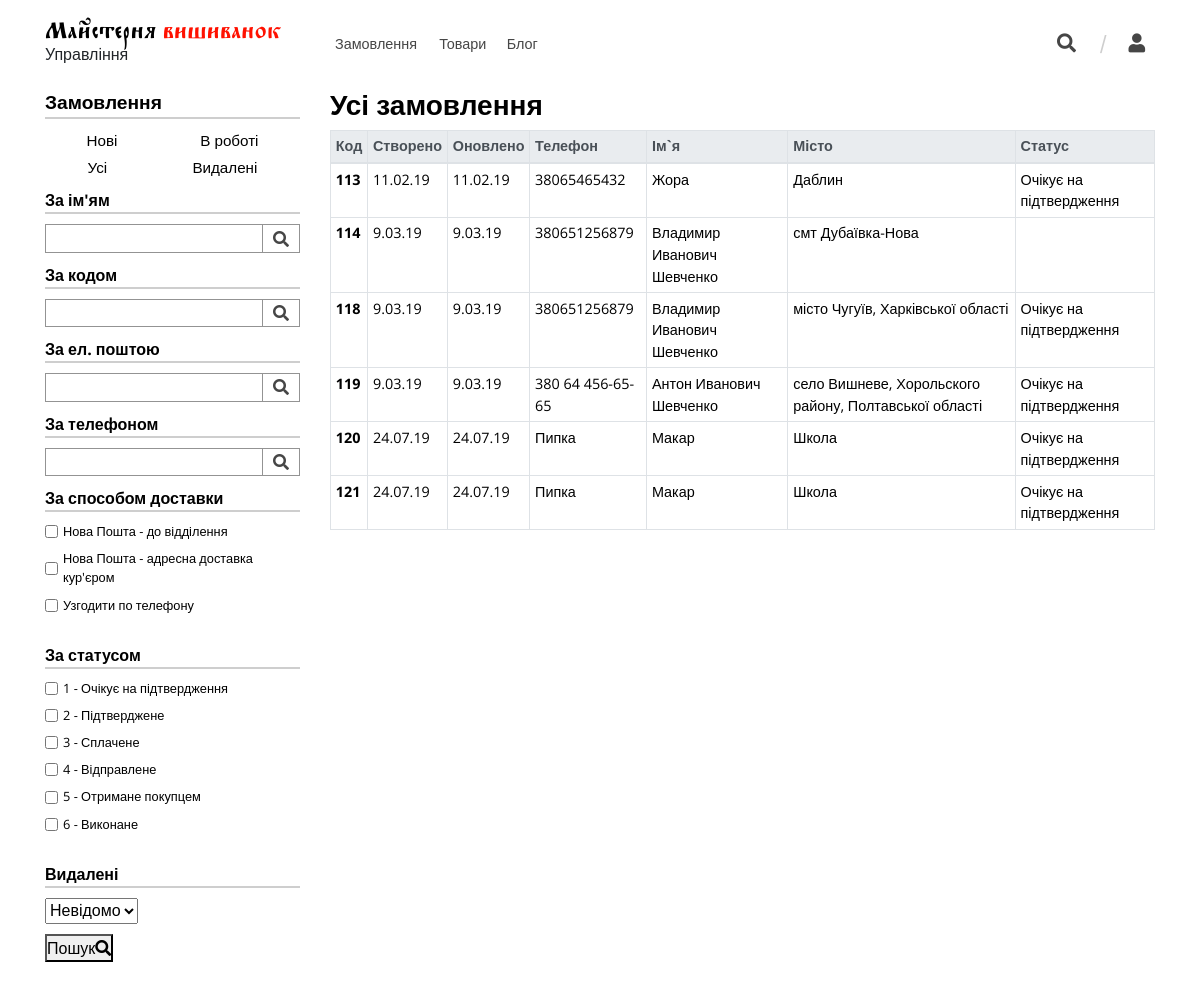
The app's page /adm/orders/, older data.
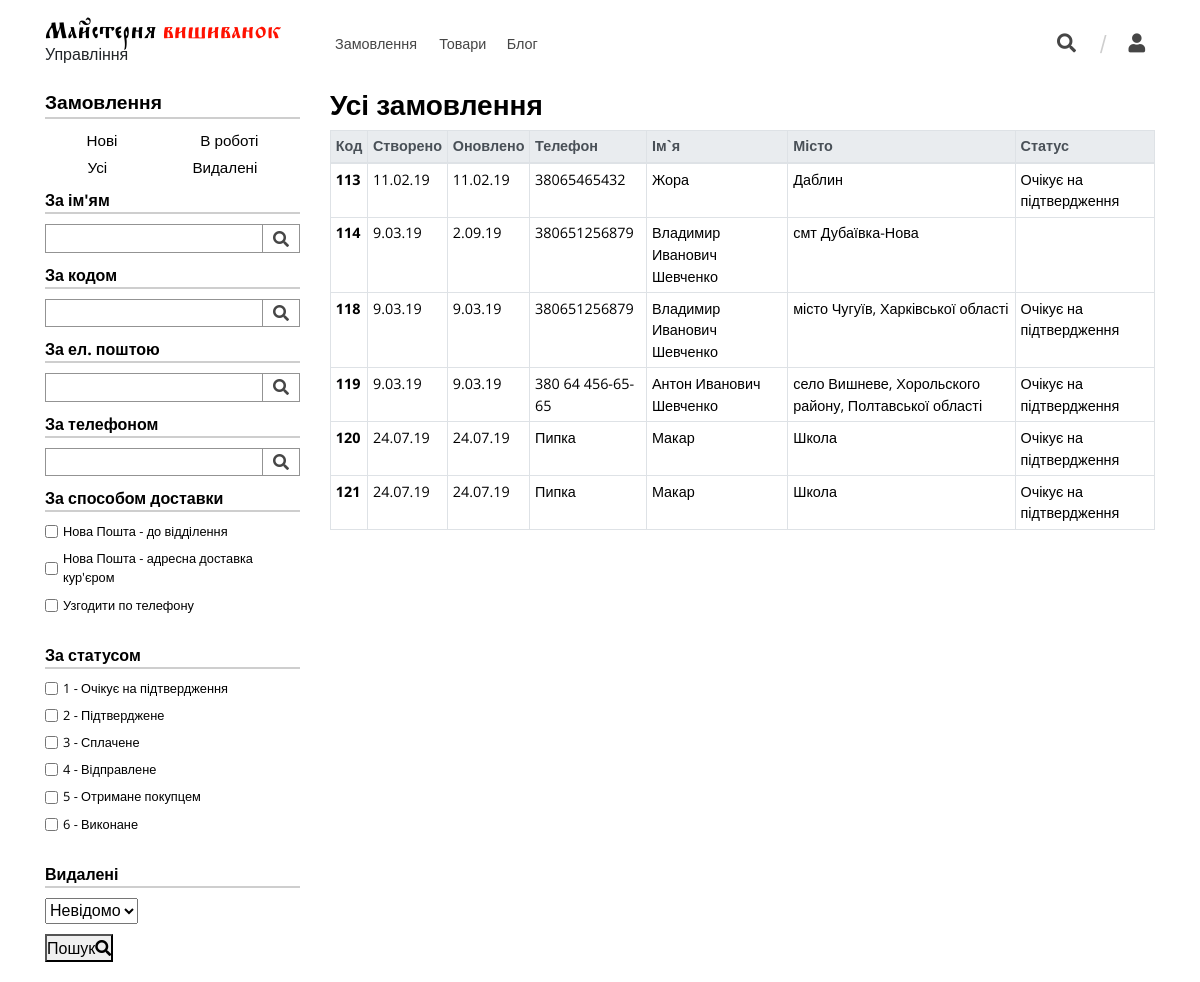
The same page, newer data.
### orders/models.py (models this page shows, shortened)
class Order(models.Model):
    created = models.DateTimeField(auto_now=False,
                                   auto_now_add=True,
                                   verbose_name="Створено")
    updated = models.DateTimeField(auto_now=True,
                                   auto_now_add=False,
                                   verbose_name="Оновлено")
    code = models.PositiveSmallIntegerField(default=None, blank=True, null=True, editable=False, verbose_name="Код")
    hash_code = models.CharField(default=None, blank=True, null=True, max_length=64, verbose_name='хеш-код')
    session_key = models.CharField(max_length=128,
                                   null=True,
                                   verbose_name='Ключ сесії покупця')
    customer_name = models.CharField(max_length=80,
                                     verbose_name="Ім'я покупця", default=None, null=True)
    customer_email = models.EmailField(max_length=70,
                                       null=True,
                                       verbose_name="Електронна пошта покупця", default=None)
    customer_phone = models.CharField(null=True,
                                      max_length=40,
                                      verbose_name="Телефон покупця", default=None)
    customer_comment = models.TextField(blank=True,
                                        null=True,
                                        default=None,
                                        max_length=300,
                                        verbose_name="Комментар до замовлення")
    customer_city = models.CharField(max_length=80,
                                     null=True,
                                     verbose_name='Місто покупця', default=None)
    customer_address = models.CharField(max_length=100,
                                        null=True,
                                        verbose_name='Адреса (вулиця, будинок) покупця', default=None)
    postal_code = models.PositiveSmallIntegerField(verbose_name='Поштовий код', blank=True, null=True, default=None)
    delivery_method = models.ForeignKey(DeliveryMethod, verbose_name='Спосіб доставки', null=True, on_delete=models.SET_NULL)
    status = models.ManyToManyField(Status,
                                    default=None,
                                    blank=True,
                                    verbose_name="Статус замовлення")
    manager_comment = models.TextField(blank=True,
                                       null=True,
                                       default=None,
                                       max_length=300,
                                       verbose_name="Примітки")
    is_removed = models.BooleanField(default=False, verbose_name="Видалене")
    def get_absolute_admin_url(self):
        url = reverse('custom_admin:order', kwargs={"order_code": self.code})
        return url
    class Meta:
        verbose_name = "Замовлення"
        verbose_name_plural = "Замовлення"

### custom_admin/views.py (the view)
# urls.py: path('orders/', OrdersList.as_view(), name='orders'),
class OrdersList(View):
    template_name = 'custom_admin/orders.html'
    def get_context_data(self, request, *args, **kwargs):
        orders_list = Order.objects.all()
        order_filter = OrderFilter(request.GET, queryset=orders_list)
        form = order_filter.form
        context = locals()
        context['breadcrumbs'] = "Усі замовлення"
        return context
    def get(self, request, *args, **kwargs):
        context = self.get_context_data(request, *args, **kwargs)
        return render(request, self.template_name, context=context)

### orders/context_processors.py (called while the page is built, shortened)
def get_basket(request):
    print('Getting basket...')
    session_key = request.session.session_key
    if not session_key:
        request.session.cycle_key()
    print('Session key is {}'.format(session_key))
    print('Trying to find basket with this session key...')
    if Basket.objects.filter(session_key=session_key, is_closed=False).exists():
        basket = Basket.objects.get(session_key=session_key, is_closed=False)
        print('Found basket, which is {}'.format(basket))
    else:
        print('Basket does not exist.')
        return {'get_basket': ''}

### orders/models.py (called while the page is built)
    def __str__(self):
        return "{} - {}".format(self.number, self.verbose_name)

    def __str__(self):
        return '{}'.format(self.name)

### templates/custom_admin/orders.html
{% extends 'custom_admin/base.html' %}
{% block sidebar %}
    {% include 'custom_admin/main__sidebar_orders.html' %}
{% endblock %}
{% block content %}
    <div class="row orders-table-content">
        <div class="col-sm-12">
            <header><h3>{{ breadcrumbs }}</h3></header>
            <div class="table-wrapper">
                <table class="table table-hover table-sm">
                    <thead class="thead-light table-bordered">
                        <tr>
                            <th scope="col">Код</th>
                            <th scope="col">Створено</th>
                            <th scope="col">Оновлено</th>
                            <th scope="col">Телефон</th>
                            <th scope="col">Ім`я</th>
                            <th scope="col">Місто</th>
                            <th scope="col">Статус</th>
                        </tr>
                    </thead>
                    <tbody class="table-striped table-bordered">
                    {% for order in order_filter.qs %}
                        <tr data-url="{{ order.get_absolute_admin_url }}">
                            <th>{{ order.code }}</th>
                            <td>{{ order.created|date:"j.m.y" }}</td>
                            <td>{{ order.updated|date:"j.m.y" }}</td>
                            <td>{{ order.customer_phone }}</td>
                            <td>{{ order.customer_name }}</td>
                            <td>{{ order.customer_city }}</td>
                            <td>{% for status in order.status.all %}{{ status.verbose_name }}{% endfor %}</td>
                        </tr>
                    {% endfor %}
                    </tbody>
                </table>
            </div>
        </div>
    </div>
{% endblock %}

Row changes from the older to the newer data that the page shows:
changed Order "смт Дубаївка-Нова": updated "9.03.19" → "2.09.19"
